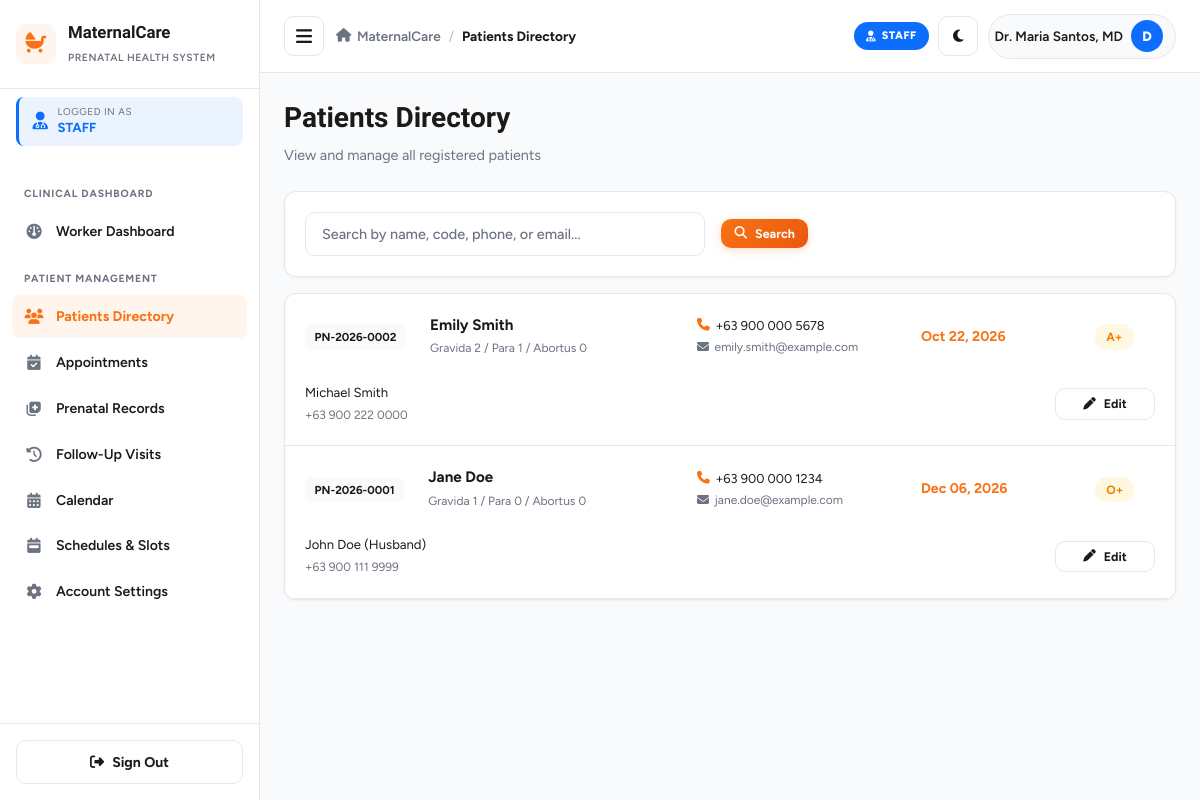
The page /worker/patients.php (signed in) on the database its author committed.
### tables this page shows
CREATE TABLE IF NOT EXISTS `patients` (
    `id` INT AUTO_INCREMENT PRIMARY KEY,
    `user_id` INT NOT NULL,
    `patient_code` VARCHAR(20) NOT NULL UNIQUE,
    `dob` DATE DEFAULT NULL,
    `address` TEXT DEFAULT NULL,
    `blood_type` VARCHAR(5) DEFAULT 'A+',
    `emergency_contact_name` VARCHAR(100) DEFAULT NULL,
    `emergency_contact_phone` VARCHAR(20) DEFAULT NULL,
    `lmp` DATE DEFAULT NULL,
    `edd` DATE DEFAULT NULL,
    `gravida` INT DEFAULT 1,
    `para` INT DEFAULT 0,
    `abortus` INT DEFAULT 0,
    `medical_history` TEXT DEFAULT NULL,
    `created_at` TIMESTAMP DEFAULT CURRENT_TIMESTAMP,
    FOREIGN KEY (`user_id`) REFERENCES `users`(`id`) ON DELETE CASCADE
);

CREATE TABLE IF NOT EXISTS `users` (
    `id` INT AUTO_INCREMENT PRIMARY KEY,
    `username` VARCHAR(50) NOT NULL UNIQUE,
    `email` VARCHAR(100) NOT NULL UNIQUE,
    `password` VARCHAR(255) NOT NULL,
    `role` ENUM('patient', 'healthcare_worker', 'admin') NOT NULL DEFAULT 'patient',
    `full_name` VARCHAR(100) NOT NULL,
    `phone` VARCHAR(20) DEFAULT NULL,
    `status` ENUM('active', 'inactive', 'archived') NOT NULL DEFAULT 'active',
    `address` TEXT DEFAULT NULL,
    `avatar` VARCHAR(255) DEFAULT NULL,
    `room` VARCHAR(100) DEFAULT NULL,
    `deleted_at` TIMESTAMP NULL DEFAULT NULL,
    `created_at` TIMESTAMP DEFAULT CURRENT_TIMESTAMP,
    `updated_at` TIMESTAMP DEFAULT CURRENT_TIMESTAMP ON UPDATE CURRENT_TIMESTAMP
);

### config/config.php (called while the page is built, shortened)
<?php
function sanitize($data) {
    return htmlspecialchars(trim((string)$data), ENT_QUOTES, 'UTF-8');
}
function formatDate($dateStr, $format = 'M d, Y') {
    return date($format, strtotime($dateStr));
}

### worker/patients.php (the view, shortened to what this page needs)
<?php
require_once __DIR__ . '/../config/config.php';
$searchQuery = trim($_GET['search'] ?? '');
try {
    $db = getDB();
    $sql = "SELECT p.*, u.full_name as patient_name, u.phone, u.email
            FROM patients p
            JOIN users u ON p.user_id = u.id
            WHERE 1=1";
    $params = [];
    $sql .= " ORDER BY u.full_name ASC";
    $stmt = $db->prepare($sql);
    $stmt->execute($params);
    $patients = $stmt->fetchAll();
} catch (Exception $e) {
    die("Error loading patients: " . $e->getMessage());
}
include __DIR__ . '/../includes/header.php';
?>
<div class="page-header">
    <div class="page-title">
        <h1>Patients Directory</h1>
        <p>View and manage all registered patients</p>
    </div>
</div>
<div class="dashboard-card" style="padding: 1.25rem;">
    <form method="GET" action="" style="display:flex; gap:1rem; flex-wrap:wrap; align-items:center;">
        <input type="text" name="search" class="form-control" style="max-width:400px;"
               placeholder="Search by name, code, phone, or email..."
               value="<?php echo sanitize($searchQuery); ?>">
        <button type="submit" class="btn btn-primary btn-sm">
            <i class="fa-solid fa-search"></i> Search
        </button>
    </form>
</div>
<div class="dashboard-card" style="padding: 0; overflow: hidden; margin-top: 1rem;">
    <?php if (count($patients) > 0): ?>
        <?php foreach ($patients as $p): ?>
            <div style="padding: 1.25rem; border-bottom: 1px solid var(--border-color); display: flex; align-items: center; gap: 1.5rem; flex-wrap: wrap;">
                <div style="min-width: 90px;">
                    <span style="background: var(--bg-body); padding: 0.35rem 0.6rem; border-radius: 6px; font-size: 0.72rem; font-weight: 700;">
                        <?php echo sanitize($p['patient_code']); ?>
                    </span>
                </div>
                <div style="min-width: 200px; flex: 1;">
                    <strong style="font-size: 0.95rem; display: block;">
                        <?php echo sanitize($p['patient_name']); ?>
                    </strong>
                    <small class="text-muted" style="font-size: 0.75rem;">
                        Gravida <?php echo (int)($p['gravida'] ?? 1); ?> /
                        Para <?php echo (int)($p['para'] ?? 0); ?> /
                        Abortus <?php echo (int)($p['abortus'] ?? 0); ?>
                    </small>
                </div>
                <div style="min-width: 200px;">
                    <small style="display: flex; align-items: center; gap: 0.35rem; font-size: 0.8rem;">
                        <i class="fa-solid fa-phone text-primary"></i>
                        <?php echo sanitize($p['phone'] ?? 'N/A'); ?>
                    </small>
                    <small class="text-muted" style="display: flex; align-items: center; gap: 0.35rem; font-size: 0.75rem; margin-top: 0.2rem;">
                        <i class="fa-solid fa-envelope"></i>
                        <?php echo sanitize($p['email'] ?? 'N/A'); ?>
                    </small>
                </div>
                <div style="min-width: 150px;">
                    <strong style="color: var(--primary); font-size: 0.88rem; display: block;">
                        <?php echo !empty($p['edd']) ? formatDate($p['edd']) : 'N/A'; ?>
                    </strong>
                </div>
                <div style="min-width: 60px;">
                    <span style="background: #fff8e1; color: #f57c00; padding: 0.35rem 0.7rem; border-radius: 12px; font-size: 0.75rem; font-weight: 700;">
                        <?php echo sanitize($p['blood_type'] ?? 'N/A'); ?>
                    </span>
                </div>
                <div style="min-width: 180px;">
                    <small style="display: block; font-size: 0.82rem;">
                        <?php echo sanitize($p['emergency_contact_name'] ?? 'N/A'); ?>
                    </small>
                    <small class="text-muted" style="font-size: 0.75rem;">
                        <?php echo sanitize($p['emergency_contact_phone'] ?? ''); ?>
                    </small>
                </div>
                <div style="margin-left: auto;">
                    <button type="button" class="btn btn-outline btn-sm js-edit-patient" style="min-width: 100px;"
                        data-patient='<?php echo htmlspecialchars(json_encode($p, JSON_HEX_APOS | JSON_HEX_QUOT), ENT_QUOTES, "UTF-8"); ?>'>
                        <i class="fa-solid fa-pen"></i> Edit
                    </button>
                </div>
            </div>
        <?php endforeach; ?>
    <?php endif; ?>
</div>
<?php include __DIR__ . '/../includes/footer.php'; ?>

### assets/css/style.css (style rules this page uses)
:root { --primary: #f97316; --primary-dark: #ea580c; --primary-light: #fff5ed; --success: #10b981; --warning: #f59e0b; --danger: #dc3545; --info: #0d6efd; --bg-body: #f8fafc; --surface: #ffffff; --text-dark: #1a1a1a; --text-muted: #6b7280; --border-color: #e5e7eb; --radius-sm: 8px; --radius-md: 12px; --radius-lg: 16px; --shadow-sm: 0 1px 3px rgba(0, 0, 0, 0.05); --shadow-md: 0 4px 12px rgba(0, 0, 0, 0.08); --shadow-lg: 0 10px 30px rgba(0, 0, 0, 0.12); --transition: all 0.25s ease; --sidebar-width: 260px; }
* { margin: 0; padding: 0; box-sizing: border-box; }
html, body { max-width: 100%; overflow-x: hidden; }
body { font-family: 'Figtree', -apple-system, BlinkMacSystemFont, 'Segoe UI', sans-serif; background: var(--bg-body); color: var(--text-dark); line-height: 1.5; font-size: 15px; transition: background 0.3s ease, color 0.3s ease; }
h1, h2, h3, h4, h5, h6 { font-family: 'Bricolage Grotesque', 'Figtree', sans-serif; font-weight: 700; color: var(--text-dark); }
.page-header { display: flex; justify-content: space-between; align-items: flex-start; gap: 1rem; margin-bottom: 1.5rem; flex-wrap: wrap; }
.page-header h1 { font-size: 1.75rem; margin-bottom: 0.35rem; }
.page-header p { color: var(--text-muted); font-size: 0.9rem; }
.dashboard-card { background: var(--surface); border: 1px solid var(--border-color); border-radius: var(--radius-md); padding: 1.5rem; box-shadow: var(--shadow-sm); transition: background 0.3s ease, border-color 0.3s ease; }
.form-control { width: 100%; padding: 0.75rem 1rem; border: 1.5px solid var(--border-color); border-radius: 10px; background: var(--surface); color: var(--text-dark); font-family: inherit; font-size: 0.9rem; font-weight: 500; transition: var(--transition); outline: none; }
.form-control::placeholder { color: var(--text-muted); }
.btn { display: inline-flex; align-items: center; justify-content: center; gap: 0.5rem; padding: 0.65rem 1.15rem; border-radius: 10px; border: none; font-family: inherit; font-size: 0.88rem; font-weight: 700; cursor: pointer; transition: var(--transition); text-decoration: none; white-space: nowrap; }
.btn-primary { background: linear-gradient(135deg, #f97316 0%, #ea580c 100%); color: #fff; box-shadow: 0 2px 8px rgba(249, 115, 22, 0.25); }
.btn-outline { background: transparent; color: var(--text-dark); border: 1.5px solid var(--border-color); }
.btn-sm { padding: 0.45rem 0.85rem; font-size: 0.78rem; }
.text-muted { color: var(--text-muted); }
.text-primary { color: var(--primary); }

### rows shown on the page
patients: patient_code "PN-2026-0002", user.full_name "Emily Smith", gravida "2", para "1", abortus "0", user.phone "+63 900 000 5678", user.email "emily.smith@example.com", edd "Oct 22, 2026", blood_type "A+", emergency_contact_name "Michael Smith", emergency_contact_phone "+63 900 222 0000"
patients: patient_code "PN-2026-0001", user.full_name "Jane Doe", gravida "1", para "0", abortus "0", user.phone "+63 900 000 1234", user.email "jane.doe@example.com", edd "Dec 06, 2026", blood_type "O+", emergency_contact_name "John Doe (Husband)", emergency_contact_phone "+63 900 111 9999"

### other values the page prints
$role['label'] "STAFF"
$item['section'] "CLINICAL DASHBOARD"
$item['label'] "Worker Dashboard"
$item['section'] "PATIENT MANAGEMENT"
$item['label'] "Patients Directory"
$item['label'] "Appointments"
$item['label'] "Prenatal Records"
$item['label'] "Follow-Up Visits"
$item['label'] "Calendar"
$item['label'] "Schedules & Slots"
$item['label'] "Account Settings"
$pageTitle "Patients Directory"
$currentName "Dr. Maria Santos, MD"
$userInitial "D"
